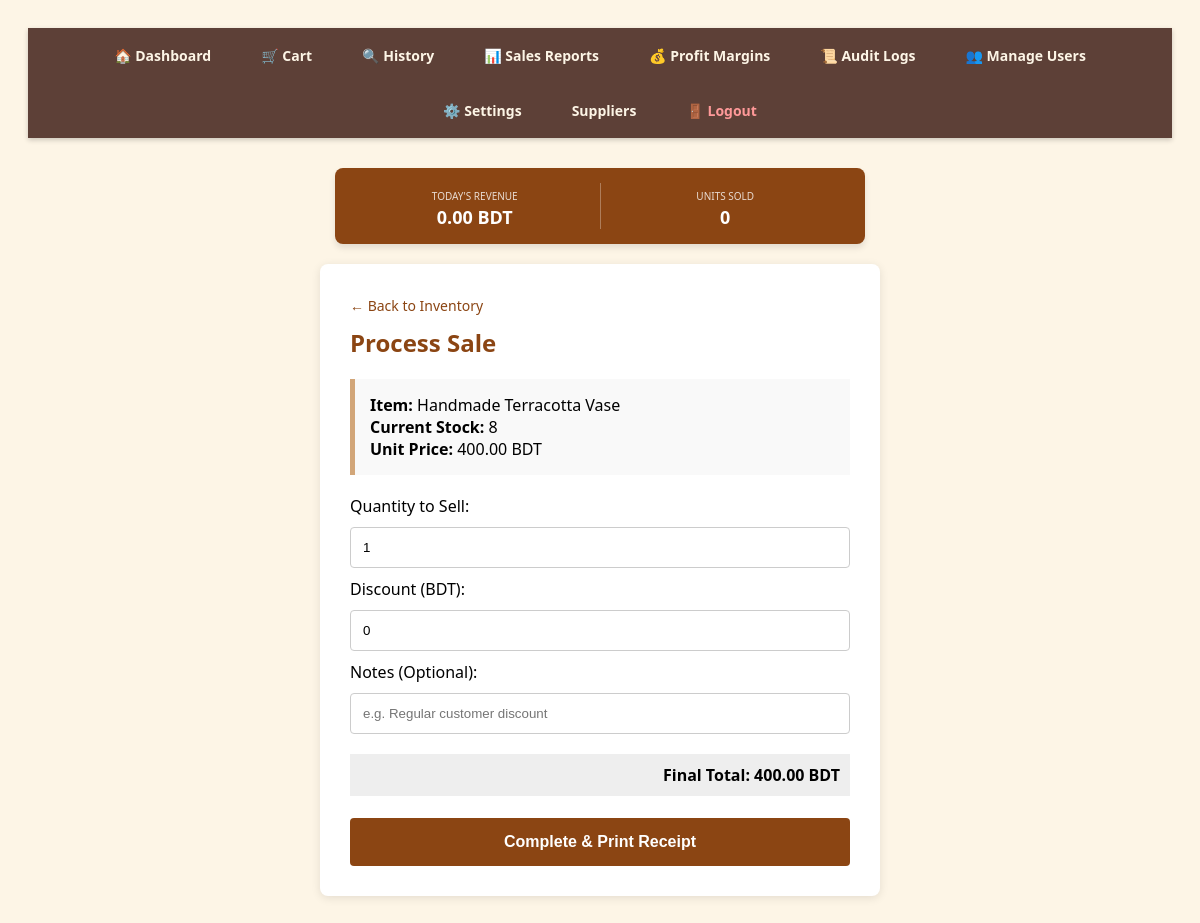
The page /sell_item.php?id=1 (signed in) on the database its author committed.
### tables this page shows
CREATE TABLE `products` (
  `id` int(11) NOT NULL,
  `sku` varchar(50) DEFAULT NULL,
  `item_name` varchar(255) NOT NULL,
  `category` varchar(100) DEFAULT NULL,
  `supplier_id` int(11) DEFAULT NULL,
  `buy_price` decimal(10,2) DEFAULT 0.00,
  `price` decimal(10,2) NOT NULL,
  `stock_quantity` int(11) DEFAULT 0,
  `min_stock_level` int(11) DEFAULT 5,
  `image_path` varchar(255) DEFAULT 'default.png',
  `is_fragile` tinyint(1) DEFAULT 0,
  `created_at` timestamp NOT NULL DEFAULT current_timestamp()
);

### sell_item.php (the view, shortened to what this page needs)
<?php
include 'db_connect.php';
$today = date('Y-m-d');
$stats_query = mysqli_query($conn, "SELECT
    SUM(p.price * l.quantity) as day_revenue,
    SUM(l.quantity) as day_units
    FROM inventory_logs l
    JOIN products p ON l.product_id = p.id
    WHERE l.type = 'OUT' AND DATE(l.date_added) = '$today'");
$stats = mysqli_fetch_assoc($stats_query);
$selected_id = isset($_GET['id']) ? (int)$_GET['id'] : 0;
$product = null;
if ($selected_id > 0) {
    $res = mysqli_query($conn, "SELECT * FROM products WHERE id = $selected_id");
    $product = mysqli_fetch_assoc($res);
}
?>
<!DOCTYPE html>
<html>
<head>
</head>
<body>
<?php include 'navigation.php'; ?>
<div class="daily-bar">
    <div class="stat-item">
        <small style="text-transform:uppercase; font-size:10px; opacity:0.8;">Today's Revenue</small>
        <div style="font-size:18px; font-weight:bold;"><?php echo number_format($stats['day_revenue'] ?? 0, 2); ?> BDT</div>
    </div>
    <div class="stat-item">
        <small style="text-transform:uppercase; font-size:10px; opacity:0.8;">Units Sold</small>
        <div style="font-size:18px; font-weight:bold;"><?php echo (int)($stats['day_units'] ?? 0); ?></div>
    </div>
</div>
<div class="sell-card">
    <a href="index.php" style="text-decoration:none; color:#8b4513; font-size: 14px;">← Back to Inventory</a>
    <h2 style="color: #8b4513; margin-top: 10px;">Process Sale</h2>
    <?php if($product): ?>
        <div class="product-info">
            <strong>Item:</strong> <?php echo $product['item_name']; ?><br>
            <strong>Current Stock:</strong> <?php echo $product['stock_quantity']; ?><br>
            <strong>Unit Price:</strong> <?php echo number_format($product['price'], 2); ?> BDT
        </div>
        <form action="" method="POST">
            <label>Quantity to Sell:</label>
            <input type="number" name="qty" id="qty" min="1" max="<?php echo $product['stock_quantity']; ?>" value="1" required oninput="calculateTotal()">
            <label>Discount (BDT):</label>
            <input type="number" name="discount" id="discount" min="0" value="0" step="0.01" oninput="calculateTotal()">
            <label>Notes (Optional):</label>
            <input type="text" name="reason" placeholder="e.g. Regular customer discount">
            <div class="total-preview">
                Final Total: <span id="final_price"><?php echo number_format($product['price'], 2); ?></span> BDT
            </div>
            <br>
            <button type="submit" name="confirm_sale" class="btn-sell">Complete & Print Receipt</button>
        </form>
    <?php else: ?>
        <p style="color:red; text-align:center; padding: 20px;">No product selected. Please select an item from the dashboard.</p>
    <?php endif; ?>
</div>
</body>
</html>

### sell_item.php (style rules this page uses)
body { font-family: 'Segoe UI', Arial; background-color: #fdf5e6; padding: 20px; }
.daily-bar { background: #8b4513; color: white; padding: 15px; border-radius: 8px; max-width: 500px; margin: 0 auto 20px auto; display: flex; justify-content: space-around; box-shadow: 0 4px 6px rgba(0,0,0,0.1); }
.sell-card { background: white; padding: 30px; border-radius: 8px; max-width: 500px; margin: auto; box-shadow: 0 2px 10px rgba(0,0,0,0.1); }
.product-info { background: #f9f9f9; padding: 15px; border-left: 5px solid #d2a679; margin-bottom: 20px; }
input, select { width: 100%; padding: 12px; margin: 10px 0; border: 1px solid #ccc; border-radius: 4px; box-sizing: border-box; }
.btn-sell { background: #8b4513; color: white; border: none; padding: 15px; width: 100%; cursor: pointer; font-size: 16px; font-weight: bold; border-radius: 4px; }
.total-preview { background: #eee; padding: 10px; margin-top: 10px; font-weight: bold; text-align: right; }
.stat-item { text-align: center; flex: 1; }

### rows shown on the page
products: item_name "Handmade Terracotta Vase", stock_quantity "8", price "400.00"

### other values the page prints
$stats['day_revenue'] "0.00"
$stats['day_units'] "0"
